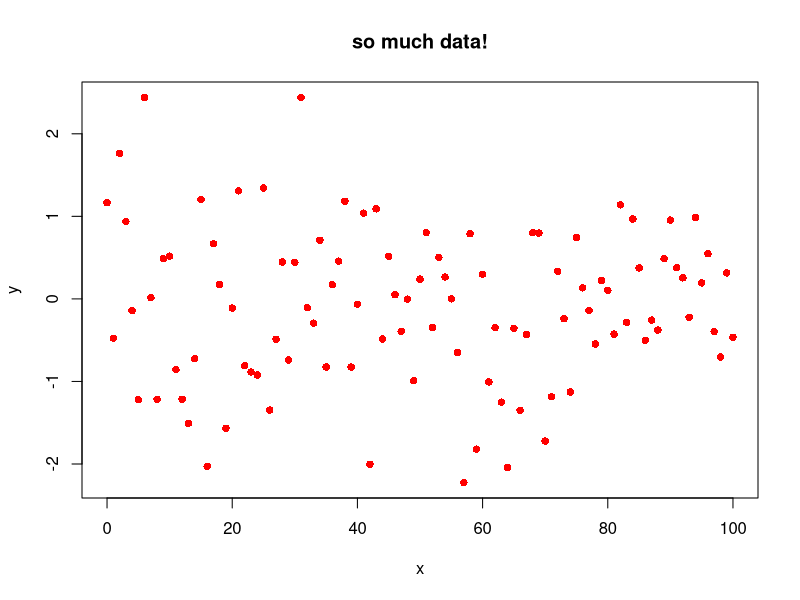

The R script that drew this image:
x <- seq(0, 100,1)
y <- rnorm(101)

#plot(x,y, pch=16, main="so much data!")


plot(x,y, pch=16, col = "red", main="so much data!")